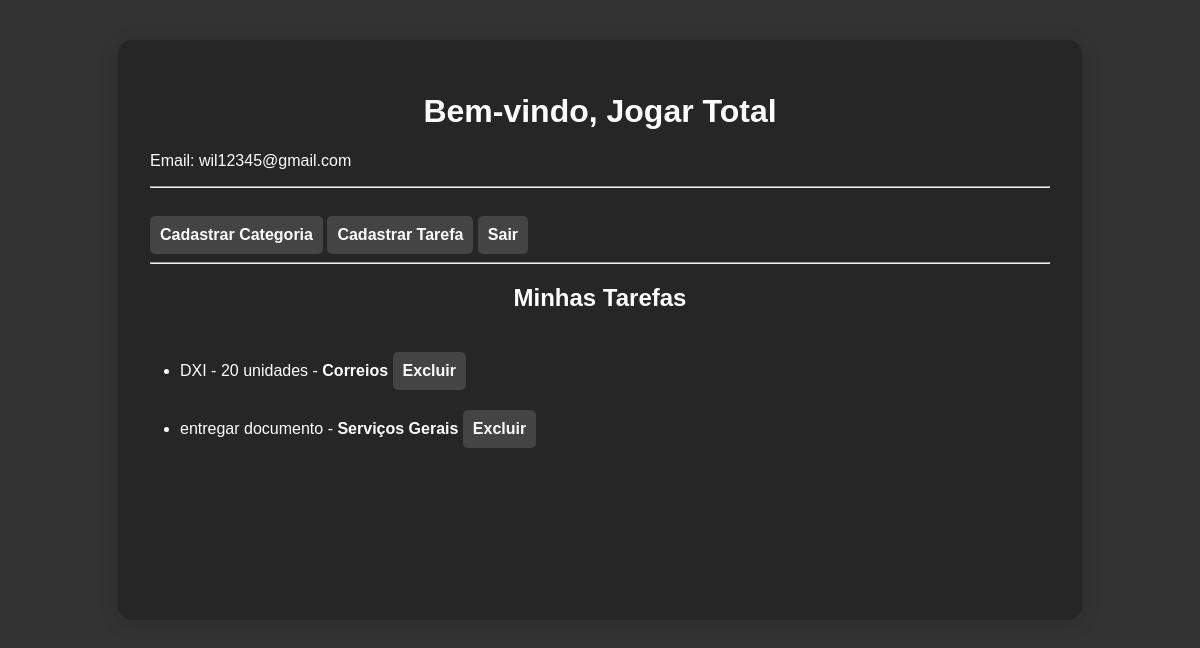
The app's page /perfil/2 (signed in) with its own data.
### projeto/models.py (models this page shows)
class Usuario(database.Model, UserMixin):
    id = database.Column(database.Integer, primary_key=True)
    username = database.Column(database.String, nullable=False)
    email = database.Column(database.String, nullable=False, unique=True)
    senha = database.Column(database.String, nullable=False)
    fotos = database.relationship("Foto", backref="usuario", lazy=True)

class Tarefas(database.Model):
    id = database.Column(database.Integer, primary_key=True)
    tarefas = database.Column(database.String, nullable=False)
    usuario_id = database.Column(database.Integer, database.ForeignKey('usuario.id'), nullable=False)
    categoria_id = database.Column(database.Integer, database.ForeignKey('categoria.id'), nullable=False)
    categoria = database.relationship("Categoria", backref="tarefas", lazy=True)

class Categoria(database.Model):
    id = database.Column(database.Integer, primary_key=True)
    nome = database.Column(database.String, nullable=False)

### projeto/routes.py (the view)
@app.route('/perfil/<int:id_usuario>')
@login_required
def perfil(id_usuario):
    if id_usuario == current_user.id:
        usuario = Usuario.query.get(id_usuario)
        tarefas = Tarefas.query.filter_by(usuario_id=id_usuario).all()
        return render_template('perfil_completo.html', usuario=usuario , tarefas=tarefas)
    else:
        return redirect(url_for('homepage'))

### projeto/models.py (called while the page is built)
@login_manager.user_loader
def load_usuario(id_usuario):
    return Usuario.query.get(int(id_usuario))

### projeto/templates/perfil_completo.html (shortened to what this page needs)
{% extends "homepage.html" %}
{% block body %}
<div class="container-principal">
<h1>Bem-vindo, {{ usuario.username }}</h1>
<p>Email: {{ usuario.email }}</p>
<hr>
<nav>
    <a class="botao-link" href="{{ url_for('nova_categoria') }}">Cadastrar Categoria</a>
    <a class="botao-link" href="{{ url_for('nova_tarefa') }}">Cadastrar Tarefa</a>
    <a class="botao-link" href="{{ url_for('logout') }}">Sair</a>
</nav>
<hr>
<h2>Minhas Tarefas</h2>
<ul>
    {% for tarefa in tarefas %}
        <li>
            {{ tarefa.tarefas }} - <strong>{{ tarefa.categoria.nome }}</strong>
            <a class="botao-link" href="{{ url_for('excluir_tarefa', id=tarefa.id) }}">Excluir</a>
        </li>
    {% else %}
        <li>Nenhuma tarefa cadastrada.</li>
    {% endfor %}
</ul>
</div>
{% endblock %}

### projeto/static/style.css (style rules this page uses)
h1 { text-align: center; color: white; }
h2 { text-align: center; color: white; margin-top: 20px; }
a { display: inline-block; margin-top: 10px; text-decoration: none; color: #e6e6ff; font-weight: bold; }
a.botao-link { display: inline-block; padding: 10px; background-color: #444; color: white; border-radius: 5px; text-decoration: none; margin-top: 10px; text-align:center; margin-top:20px; }
ul { color: white; padding-left:30px; }
li { mergin-bottom?: 8px; }
.container-principal { max-width: 900px; margin: 40px auto 0 auto; background: #262626; border-radius: 14px; box-shadow: 0 3px 20px rgba(0,0,0,0.13); padding: 32px 32px 48px 32px; min-height: 500px; }

### records on screen
Usuario: username "Jogar Total", email "wil12345@gmail.com"
Tarefas: tarefas "DXI - 20 unidades", categoria.nome "Correios"
Tarefas: tarefas "entregar documento", categoria.nome "Serviços Gerais"
